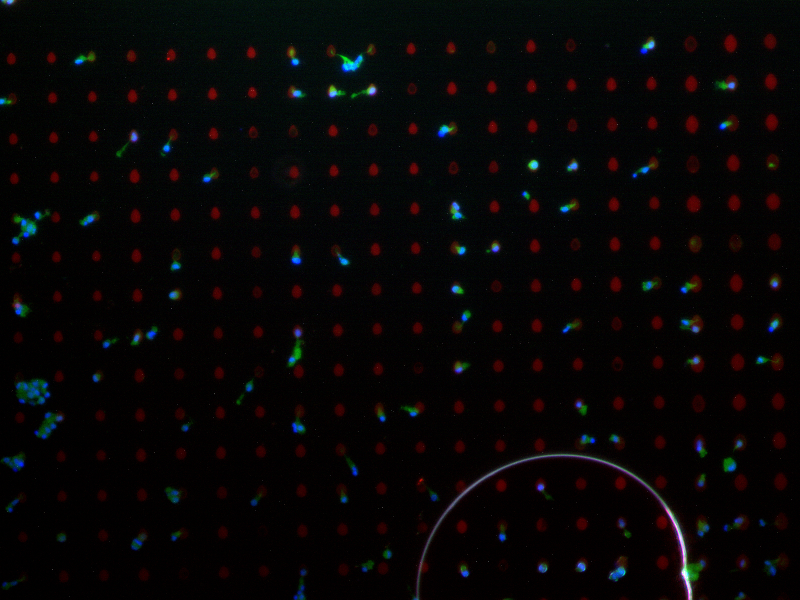
%> input picture M2_CD163_CTOG_MC_10x_3s_array_1-2 - Kopie.jpg, 1600 x 1200 px (shown at 1/2 size)
$ octave test.m   (GNU Octave 9; MATLAB toolbox functions it lacks are replaced by stand-ins)
%> lines starting %> are read from the running program, lines starting %| are printed output that depends on the picture; in (x1, y1, x2, y2) boxes, pixels count from 0 and x2, y2 are one past the last pixel; in counts of white or black regions, pixels touching at a corner belong together; the program's own positions count from 1
% [16 lines of commented-out code are left out]
clear
img = imread('M2_CD163_CTOG_MC_10x_3s_array_1-2 - Kopie.jpg');
%> img is the input picture: size 1200x1600x3 uint8; mean R, G, B 7.4, 5.8, 5.9
subplot(2,1,1)
imshow(img);
crp = [750 1000 0 250];
line(crp([3 3 4 4 3]), crp([1 2 2 1 1]));
% crop image
c = img(crp(1)+1:crp(2),crp(3)+1:crp(4),:);
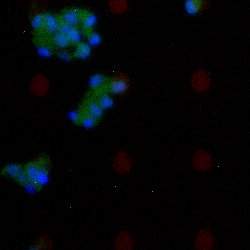
%> c: size 250x250x3 uint8; mean R, G, B 3.5, 5.6, 7.1
subplot(2,1,2)
imshow(c);

%% Red, green, blue
r = c(:,:,1);
g = c(:,:,2);
b = c(:,:,3);
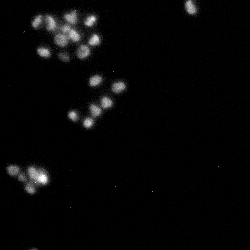
%> b: size 250x250 uint8; min 0, max 255, mean 7.1
% Show the cropped image and rgb channels
subplot(2,2,1);
imshow(c);
subplot(2,2,2);
imshow(r);
subplot(2,2,3);
imshow(g);
subplot(2,2,4);
imshow(b);

%% Threshold rgb cahnnels with thresholds [20,60,90] respectively.
% The range of a pixel value is between 0 and 255
thr = [20,60,90];
subplot(2,2,2);
imshow(r>thr(1)); % Plot the red component that is larger than thr(1) = 20
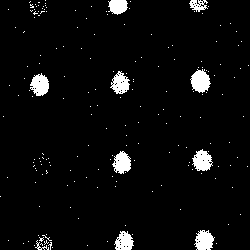
%> displayed picture: size 250x250 logical; 4.4% white; 189 white regions (179 under 20 px), largest, box (x1, y1, x2, y2) and area: (190, 69, 211, 93) 337, (30, 73, 49, 96) 305, (192, 149, 213, 171) 304
subplot(2,2,3);
imshow(g>thr(2));
subplot(2,2,4);
imshow(b>thr(3));

%% Mesh plots of the threasholds, try to rotate meshes by dragging subplots.
subplot(2,2,2);
mesh(r>thr(1));
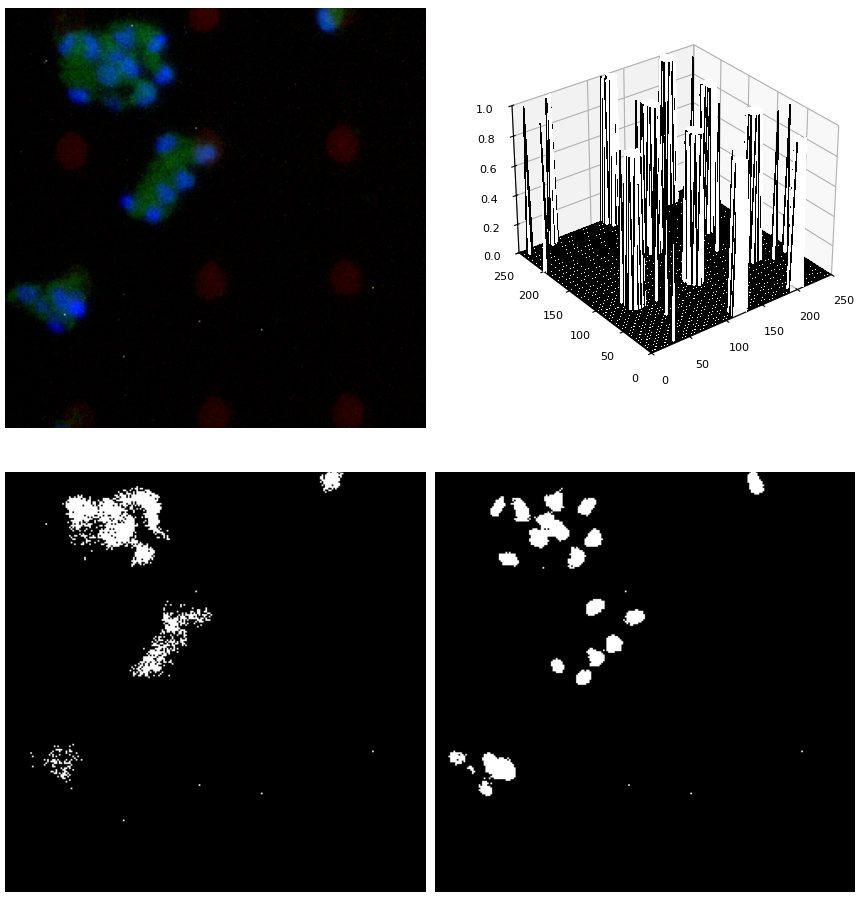
%> figure redrawn from the program's plot data, 4 panels
subplot(2,2,3);
mesh(g>thr(2));
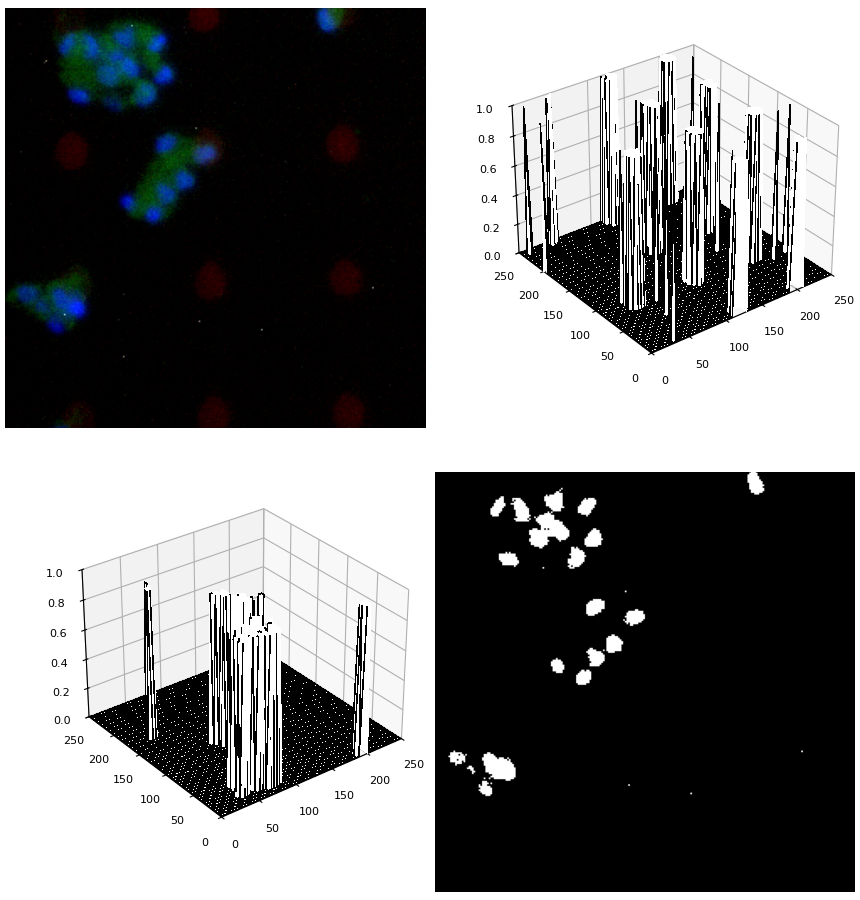
%> figure redrawn from the program's plot data, 4 panels
subplot(2,2,4);
mesh(b>thr(3));

%% Mesh plots of the channels
subplot(2,2,2);
mesh(r);
subplot(2,2,3);
mesh(g);
subplot(2,2,4);
mesh(b);
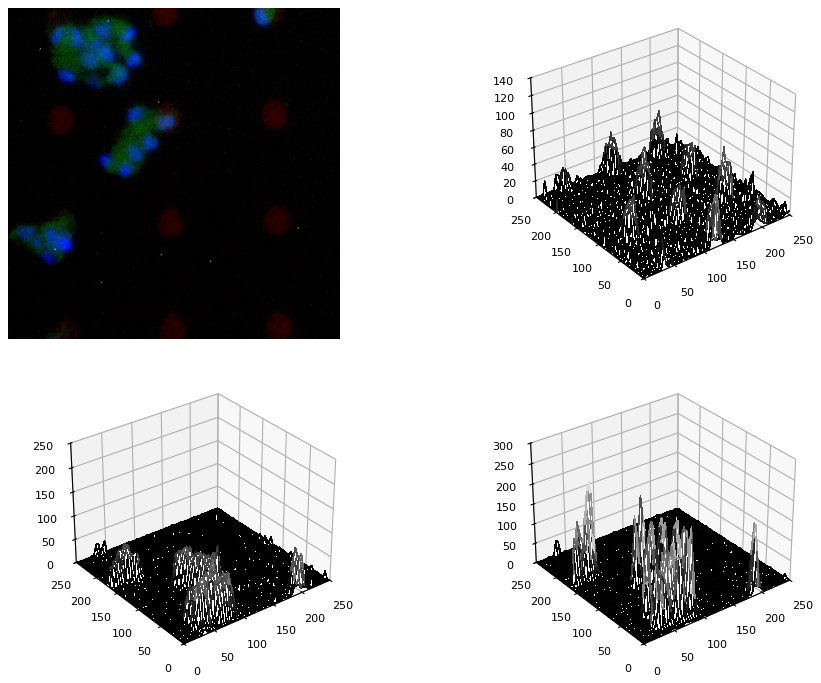
%> figure redrawn from the program's plot data, 4 panels

%% contour plots of the channels
subplot(2,2,2);
contour(r);
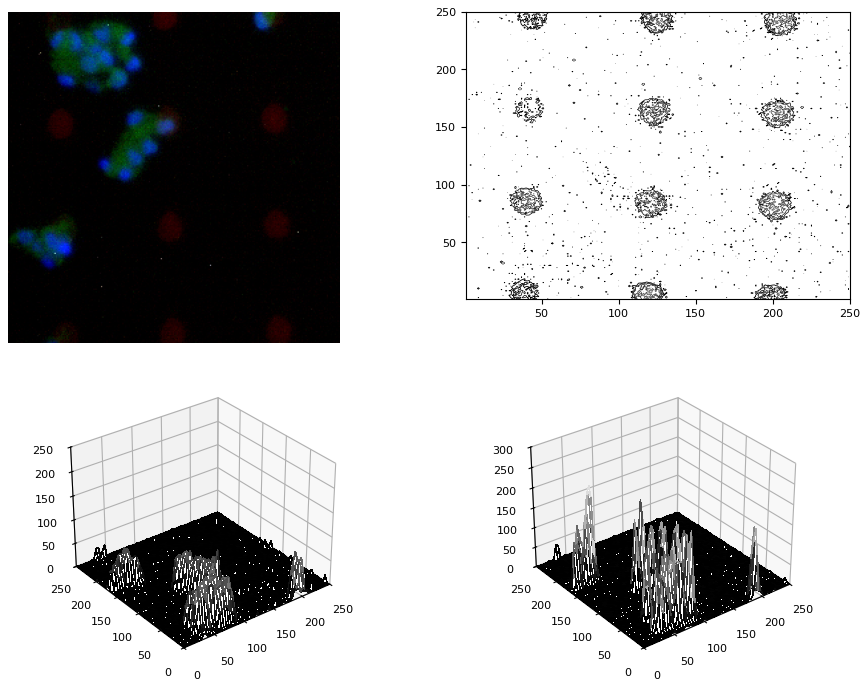
%> figure redrawn from the program's plot data, 4 panels
subplot(2,2,3);
contour(g);
subplot(2,2,4);
%> (the run ends here)
